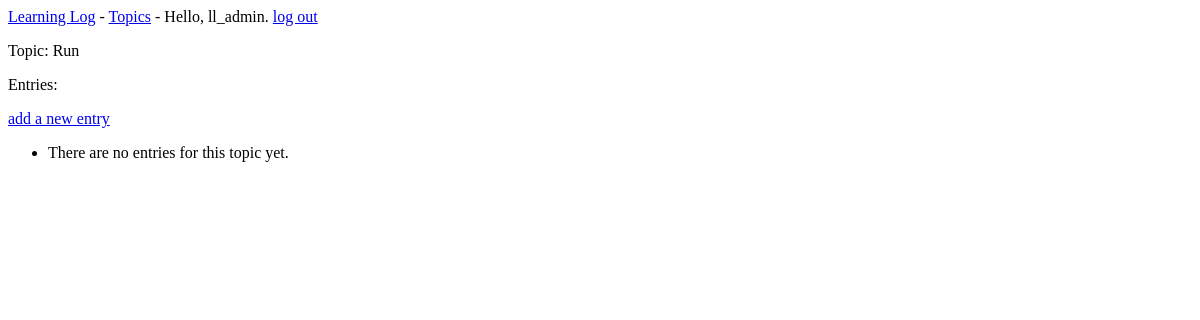
The app's page /topics/3/ (signed in), older data.
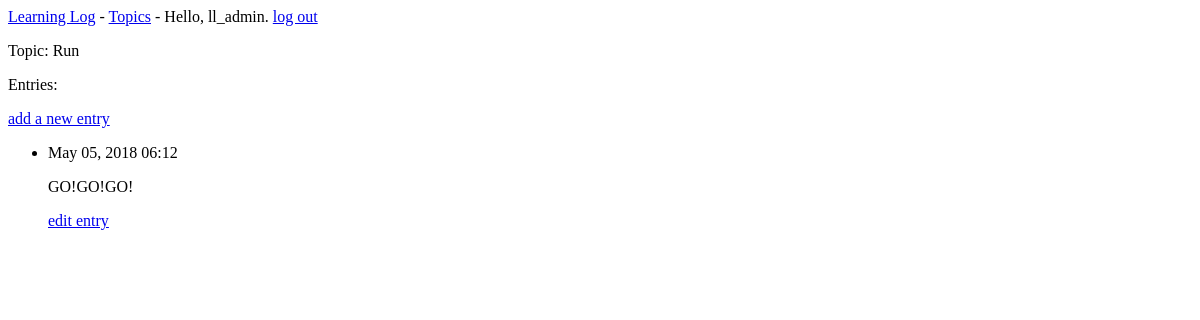
The same page, newer data.
### learning_logs/models.py (models this page shows, shortened)
class Entry(models.Model):
	topic = models.ForeignKey('Topic',on_delete=models.CASCADE)
	text = models.TextField()
	date_added = models.DateTimeField(auto_now_add=True)
	class Meta:
		verbose_name_plural = 'entries'

### learning_logs/views.py (the view)
# urls.py: re_path('topics/(?P<topic_id>\d+)/',views.topic,name='topic'),
@login_required
def topic(request,topic_id):
	topic = Topic.objects.get(id=topic_id)
	entries = topic.entry_set.order_by('-date_added')
	context = {'topic':topic,'entries':entries}
	return render(request,'learning_logs/topic.html',context)

### learning_logs/models.py (called while the page is built)
	def __str__(self):
		return self.text

### learning_logs/templates/learning_logs/topic.html
{% extends "learning_logs/base.html" %}
{% block content %}
  <p>Topic: {{topic}}</p>
  <p>Entries:</p>
  <p>
    <a href="{% url 'learning_logs:new_entry' topic.id %}">add a new entry</a>
  </p>
  <ul>
    {% for entry in entries %}
      <li>
        <p>{{entry.date_added|date:'M d, Y H:i' }}</p>
        <p>{{entry.text|linebreaks }}</p>
        <p>
          <a href="{% url 'learning_logs:edit_entry' entry.id %}">edit entry</a>
        </p>
    </li>
    {% empty %}
      <li>There are no entries for this topic yet.</li>
    {% endfor %}
  </ul>
{% endblock content %}

Row changes from the older to the newer data that the page shows:
added Entry: date_added "May 05, 2018 06:12", text "GO!GO!GO!"
Text that changed along with them:
text no longer shown: "There are no entries for this topic yet."
